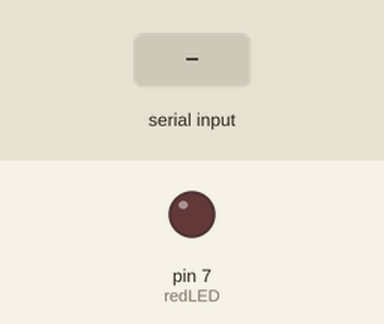
Simulated run of this sketch. Board: Arduino Uno, built with avr-gcc and run on an emulated ATmega328P. Shown: output pins drawn as LEDs (lit = HIGH). Dashed ring = blinking. The inputs (shaded band) are chosen by the test bench. What the sketch prints to the serial monitor is not drawn.

Above: at 1.2 s.
1.3 s: "90,45\n" received over Serial
At 1.7 s:
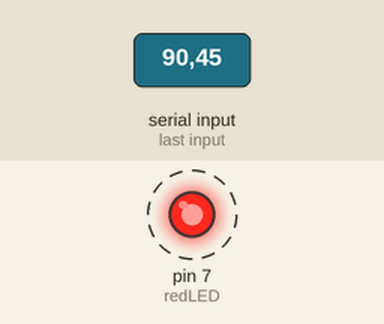
Timing chart, 0 to 10.3 s (numbered marks = the images above; inputs shaded):
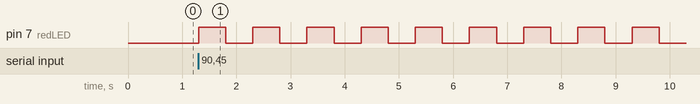

Measured:
- after the input at 1.3 s, pin 7 (redLED): alternates HIGH for 0.50 s and LOW for 0.50 s, starting at once

The sketch:

InputInSerialMonitor.ino
```cpp
int numBlinks;
int redLED=7;
int j;
String msg="How many times do you want to blink the LED?";

void setup() {
  // put your setup code here, to run once:
Serial.begin(9600);
pinMode(redLED,OUTPUT);
}

void loop() {
  // put your main code here, to run repeatedly:
Serial.println(msg);
while (Serial.available()==0){ //Wait for someone to enter a value before moving on
}

numBlinks=Serial.parseInt();
for (j=1;j<=numBlinks;j=j+1){
  digitalWrite(redLED,HIGH);
  delay(500);
  digitalWrite(redLED,LOW);
  delay(500);
}

}
```
